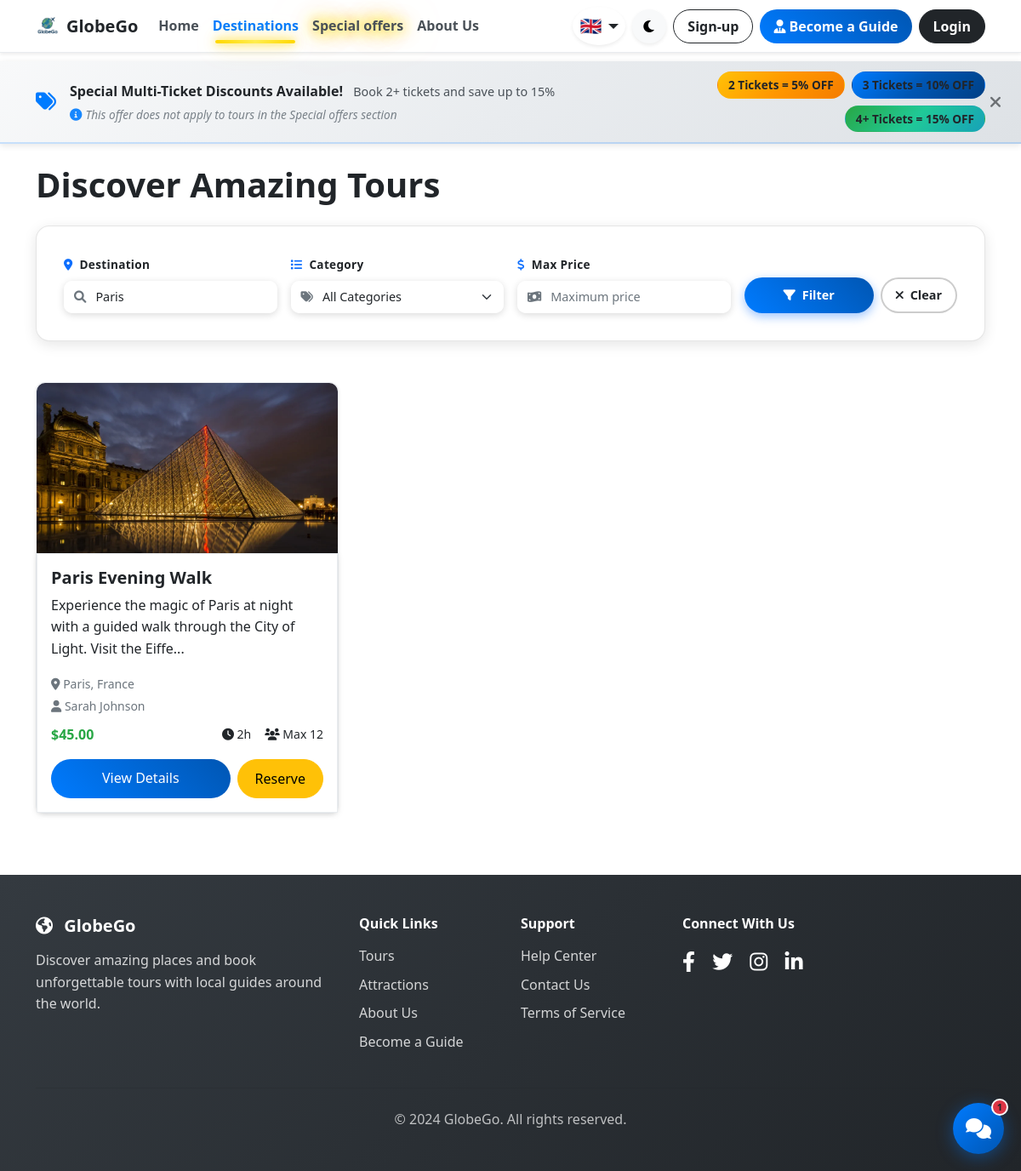
Page /tours.php?location=Paris on the committed database.
### tables this page shows
CREATE TABLE tours (
    id INT AUTO_INCREMENT PRIMARY KEY,
    guide_id INT NOT NULL,
    attraction_id INT,
    title VARCHAR(255) NOT NULL,
    description TEXT NOT NULL,
    price DECIMAL(10,2) NOT NULL,
    duration_hours INT NOT NULL,
    max_participants INT NOT NULL,
    meeting_point VARCHAR(255) NOT NULL,
    category VARCHAR(100),
    image_url VARCHAR(255),
    status ENUM('active', 'inactive', 'cancelled') DEFAULT 'active',
    created_at TIMESTAMP DEFAULT CURRENT_TIMESTAMP,
    updated_at TIMESTAMP DEFAULT CURRENT_TIMESTAMP ON UPDATE CURRENT_TIMESTAMP,
    FOREIGN KEY (guide_id) REFERENCES users(id) ON DELETE CASCADE,
    FOREIGN KEY (attraction_id) REFERENCES attractions(id) ON DELETE SET NULL,
    INDEX idx_guide_id (guide_id),
    INDEX idx_attraction_id (attraction_id),
    INDEX idx_status (status),
    INDEX idx_category (category)
);

CREATE TABLE users (
    id INT AUTO_INCREMENT PRIMARY KEY,
    email VARCHAR(255) UNIQUE NOT NULL,
    password VARCHAR(255) NOT NULL,
    first_name VARCHAR(100) NOT NULL,
    last_name VARCHAR(100) NOT NULL,
    role ENUM('tourist', 'guide', 'admin') NOT NULL DEFAULT 'tourist',
    phone VARCHAR(20),
    profile_image VARCHAR(255),
    bio TEXT,
    languages VARCHAR(255),
    verified BOOLEAN DEFAULT FALSE,
    status ENUM('active', 'suspended', 'pending') DEFAULT 'active',
    created_at TIMESTAMP DEFAULT CURRENT_TIMESTAMP,
    updated_at TIMESTAMP DEFAULT CURRENT_TIMESTAMP ON UPDATE CURRENT_TIMESTAMP,
    INDEX idx_email (email),
    INDEX idx_role (role),
    INDEX idx_status (status)
);

### controllers/BaseController.php (called while the page is built, shortened)
<?php
require_once __DIR__ . '/../config/config.php';
class BaseController
{
    public function __construct(PDO $db)
    {
        $this->db = $db;
    }
    protected function render(string $view, array $data = [], ?string $pageTitle = null): void
    {
        include __DIR__ . '/../includes/header.php';
        include __DIR__ . '/../views/' . $view . '.php';
        include __DIR__ . '/../includes/footer.php';
    }
}

### controllers/TourController.php (called while the page is built, shortened)
<?php
require_once __DIR__ . '/BaseController.php';
require_once __DIR__ . '/../classes/Tour.php';
class TourController extends BaseController
{
    public function index(): void
    {
        $tour = new Tour($this->db);
        $filters = [];
        if (!empty($_GET['location'])) {
            $filters['location'] = sanitize($_GET['location']);
        }
        $tours = $tour->getTours($filters);
        $this->render('tours/index', [
            'tours' => $tours,
            'filters' => $filters,
        ], 'Tours');
    }
}

### tours.php (called while the page is built)
<?php
require_once __DIR__ . '/config/config.php';
require_once __DIR__ . '/controllers/TourController.php';
$database = new Database();
$db = $database->getConnection();
$controller = new TourController($db);
$controller->index();

### config/config.php (called while the page is built, shortened)
<?php
function isLoggedIn() {
    return isset($_SESSION['user_id']);
}
function getUserRole() {
    return $_SESSION['user_role'] ?? null;
}
function isAdmin() {
    return getUserRole() === 'admin';
}
function sanitize($data) {
    return htmlspecialchars(strip_tags(trim($data)));
}
function formatPrice($price) {
    return '$' . number_format($price, 2);
}
?>

### classes/Tour.php (called while the page is built, shortened)
<?php
require_once __DIR__ . '/../config/config.php';
class Tour {
    private $conn;
    private $table_name = "tours";
    public function __construct($db) {
        $this->conn = $db;
    }
    public function getTours($filters = []) {
        $query = "SELECT t.*, u.first_name, u.last_name, u.profile_image, a.name as attraction_name,
                  COALESCE(a.location, t.meeting_point, 'Location not specified') as location
                  FROM " . $this->table_name . " t
                  LEFT JOIN users u ON t.guide_id = u.id
                  LEFT JOIN attractions a ON t.attraction_id = a.id
                  WHERE t.status = 'active'";
        $params = [];
        if (!empty($filters['location'])) {
            $query .= " AND (
                        COALESCE(LOWER(a.location), '') LIKE LOWER(:location)
                        OR LOWER(t.title) LIKE LOWER(:location)
                        OR LOWER(t.description) LIKE LOWER(:location)
                        OR LOWER(t.meeting_point) LIKE LOWER(:location)
                       )";
            $params[':location'] = '%' . trim($filters['location']) . '%';
        }
        $query .= " ORDER BY t.created_at DESC";
        $stmt = $this->conn->prepare($query);
        foreach ($params as $key => $value) {
            $stmt->bindValue($key, $value);
        }
        $stmt->execute();
        return $stmt->fetchAll(PDO::FETCH_ASSOC);
    }
}
?>

### views/tours/index.php (the view, shortened to what this page needs)
<div class="container mt-4">
    <div class="row">
        <div class="col-12">
            <h1 class="mb-4">Discover Amazing Tours</h1>
        </div>
    </div>
    <div class="row mb-5">
        <div class="col-12">
            <div class="filter-container">
                <form method="GET" action="" class="tour-filter-form">
                    <div class="row g-3 align-items-end">
                        <div class="col-md-3">
                            <label for="location" class="form-label fw-semibold mb-2">
                                <i class="fas fa-map-marker-alt me-2 text-primary"></i>Destination
                            </label>
                            <div class="input-group">
                                <span class="input-group-text bg-white border-end-0">
                                    <i class="fas fa-search text-muted"></i>
                                </span>
                                <input type="text" class="form-control border-start-0 ps-0" id="location" name="location"
                                       value="<?php echo $_GET['location'] ?? ''; ?>" placeholder="Where do you want to go?">
                            </div>
                        </div>
                        <div class="col-md-3">
                            <label for="category" class="form-label fw-semibold mb-2">
                                <i class="fas fa-list me-2 text-primary"></i>Category
                            </label>
                            <div class="input-group">
                                <span class="input-group-text bg-white border-end-0">
                                    <i class="fas fa-tags text-muted"></i>
                                </span>
                                <select class="form-select border-start-0 ps-0" id="category" name="category">
                                    <option value="">All Categories</option>
                                </select>
                            </div>
                        </div>
                        <div class="col-md-3">
                            <label for="max_price" class="form-label fw-semibold mb-2">
                                <i class="fas fa-dollar-sign me-2 text-primary"></i>Max Price
                            </label>
                            <div class="input-group">
                                <span class="input-group-text bg-white border-end-0">
                                    <i class="fas fa-money-bill-wave text-muted"></i>
                                </span>
                                <input type="number" class="form-control border-start-0 ps-0" id="max_price" name="max_price"
                                       value="<?php echo $_GET['max_price'] ?? ''; ?>" placeholder="Maximum price">
                            </div>
                        </div>
                        <div class="col-md-3">
                            <div class="d-flex gap-2">
                                <button type="submit" class="btn btn-primary flex-fill">
                                    <i class="fas fa-filter me-2"></i>Filter
                                </button>
                                <a href="tours.php" class="btn btn-outline-light">
                                    <i class="fas fa-times me-2"></i>Clear
                                </a>
                            </div>
                        </div>
                    </div>
                </form>
            </div>
        </div>
    </div>
    <div class="row">
        <?php if (empty($tours)): ?>
            <div class="col-12">
                <div class="alert alert-info text-center">
                    <h4>No tours found</h4>
                    <p>Try adjusting your filters or <a href="guide/create-tour.php">become a guide</a> to create the first tour!</p>
                </div>
            </div>
        <?php else: ?>
            <?php
            $tour_count = 0;
            foreach ($tours as $tour_item):
                $tour_count++;
                $is_hidden = $tour_count > 6 ? 'tour-item-hidden' : '';
            ?>
            <div class="col-lg-4 col-md-6 mb-4 tour-item <?php echo $is_hidden; ?>" data-tour-index="<?php echo $tour_count; ?>">
                <div class="card h-100 shadow-sm">
                    <?php
                    $tour_image_url = $tour_item['image_url'] ?: 'assets/images/default-tour.jpg';
                    if (!filter_var($tour_image_url, FILTER_VALIDATE_URL) && !empty($tour_image_url)) {
                        if (substr($tour_image_url, 0, 1) === '/') {
                            $tour_image_url = SITE_URL . $tour_image_url;
                        } else {
                            $tour_image_url = SITE_URL . '/' . ltrim($tour_image_url, '/');
                        }
                    }
                    ?>
                    <img src="<?php echo htmlspecialchars($tour_image_url); ?>"
                         class="card-img-top" alt="<?php echo htmlspecialchars($tour_item['title']); ?>" style="height: 200px; object-fit: cover;"
                         onerror="this.onerror=null; this.src='<?php echo SITE_URL; ?>/assets/images/default-tour.jpg';">
                    <div class="card-body d-flex flex-column">
                        <h5 class="card-title"><?php echo $tour_item['title']; ?></h5>
                        <p class="card-text flex-grow-1"><?php echo substr($tour_item['description'], 0, 100) . '...'; ?></p>
                        <div class="mb-2">
                            <small class="text-muted">
                                <i class="fas fa-map-marker-alt"></i> <?php echo !empty($tour_item['location']) ? htmlspecialchars($tour_item['location']) : 'Location not specified'; ?><br>
                                <i class="fas fa-user"></i> <?php echo $tour_item['first_name'] . ' ' . $tour_item['last_name']; ?>
                            </small>
                        </div>
                        <div class="d-flex justify-content-between align-items-center mb-3">
                            <span class="text-price fw-bold"><?php echo formatPrice($tour_item['price']); ?></span>
                            <small class="text-muted d-flex align-items-center gap-3">
                                <span><i class="fas fa-clock"></i> <?php echo $tour_item['duration_hours']; ?>h</span>
                                <span><i class="fas fa-users"></i> Max <?php echo $tour_item['max_participants']; ?></span>
                            </small>
                        </div>
                        <div class="d-flex gap-2">
                            <a href="tour-details.php?id=<?php echo $tour_item['id']; ?>" class="btn btn-primary flex-grow-1">View Details</a>
                            <?php if (!isAdmin()): ?>
                                <?php if (isLoggedIn() && isTourist()): ?>
                                    <a href="reserve-tour.php?id=<?php echo $tour_item['id']; ?>" class="btn btn-warning">Reserve</a>
                                <?php else: ?>
                                    <a href="auth/login.php?redirect=reserve-tour.php?id=<?php echo $tour_item['id']; ?>" class="btn btn-warning">Reserve</a>
                                <?php endif; ?>
                            <?php endif; ?>
                        </div>
                    </div>
                </div>
            </div>
            <?php endforeach; ?>
        <?php endif; ?>
    </div>
</div>

### assets/css/style.css (style rules this page uses)
:root { --primary-color: #007bff; --secondary-color: #6c757d; --success-color: #28a745; --danger-color: #dc3545; --warning-color: #ffc107; --info-color: #17a2b8; --light-color: #f8f9fa; --dark-color: #343a40; --text-color: #212529; --muted-text-color: #6c757d; }
body { font-family: 'Segoe UI', Tahoma, Geneva, Verdana, sans-serif; line-height: 1.6; color: var(--text-color); background-color: #ffffff; padding-top: 72px; user-select: none; -webkit-user-select: none; -moz-user-select: none; -ms-user-select: none; }
body:not(.dark) { background-color: #ffffff; color: #212529; }
body:not(.dark) h1, body:not(.dark) h2, body:not(.dark) h3, body:not(.dark) h4, body:not(.dark) h5, body:not(.dark) h6 { color: #212529; font-weight: 600; }
body:not(.dark) p, body:not(.dark) span, body:not(.dark) div, body:not(.dark) label { color: #212529; }
input, textarea, [contenteditable="true"], .selectable { user-select: text; -webkit-user-select: text; -moz-user-select: text; -ms-user-select: text; cursor: text; }
.card { border: none; border-radius: 10px; transition: transform 0.3s ease, box-shadow 0.3s ease; }
.card-img-top { border-radius: 10px 10px 0 0; }
.btn { border-radius: 25px; padding: 10px 20px; font-weight: 500; transition: all 0.3s ease; }
.btn-primary { background: linear-gradient(45deg, #007bff, #0056b3); border: none; }
body:not(.dark) .card, body:not(.dark) .card-body { background-color: #ffffff; color: #212529; border: 1px solid #e9ecef; box-shadow: 0 2px 8px rgba(0, 0, 0, 0.08); }
body:not(.dark) .text-muted { color: #6c757d !important; }
.form-control, .form-select { border-radius: 8px; border: 2px solid #e9ecef; transition: border-color 0.3s ease; background-color: #ffffff; color: #212529; }
body:not(.dark) .form-control, body:not(.dark) .form-select { background-color: #ffffff; color: #212529; border-color: #ced4da; }
body:not(.dark) .form-control::placeholder { color: #6c757d; }
.text-price, .price-text, .card .text-price, .card-body .text-price, body.dark .text-price, body.dark .card .text-price, body.dark .card-body .text-price, span.text-price { color: #28a745 !important; font-weight: 600; }
.fade-in { animation: fadeIn 0.5s ease-in; }

### views/tours/index.php (style rules this page uses)
.filter-container { background: #ffffff; border-radius: 16px; padding: 2rem; box-shadow: 0 4px 16px rgba(0, 0, 0, 0.1); border: 1px solid rgba(0, 0, 0, 0.1); overflow: visible; }
.tour-filter-form .form-label { color: #495057; font-size: 0.85rem; letter-spacing: 0.3px; margin-bottom: 0.5rem; font-weight: 600; }
body:not(.dark) .tour-filter-form .form-label { color: #212529 !important; }
.tour-filter-form .input-group { box-shadow: 0 2px 8px rgba(0, 0, 0, 0.15); border-radius: 10px; overflow: hidden; transition: all 0.3s ease; }
.tour-filter-form .input-group-text { border: none; padding: 0.5rem 0.75rem; font-size: 0.9rem; }
.tour-filter-form .form-control, .tour-filter-form .form-select { border: none; padding: 0.5rem 0.75rem; background-color: #fff; font-size: 0.9rem; transition: all 0.3s ease; color: #212529; }
.tour-filter-form .btn-primary { box-shadow: 0 4px 12px rgba(13, 110, 253, 0.4); transition: all 0.3s ease; font-weight: 600; padding: 0.5rem 1rem; font-size: 0.9rem; height: auto; }
.tour-filter-form .btn-outline-light { border: 2px solid rgba(0, 0, 0, 0.2); color: #212529; background-color: #ffffff; font-weight: 600; transition: all 0.3s ease; padding: 0.5rem 1rem; font-size: 0.9rem; height: auto; }

### rows in the picture
tours: image_url (picture), title "Paris Evening Walk", description "Experience the magic of Paris at night with a guided walk through the City of Light. Visit the Eiffe", location "Paris, France", guide.first_name "Sarah", guide.last_name "Johnson", price "$45.00", duration_hours "2", max_participants "12"

### other values in the picture
$item['text'] "Home"
$item['text'] "Destinations"
$item['text'] "Special offers"
$item['text'] "About Us"
Language::getLanguageFlag() "🇬🇧"
Language::t('nav.sign_up') "Sign-up"
Language::t('nav.become_guide') "Become a Guide"
Language::t('nav.login') "Login"
Language::t('home.discount_banner_title') "Special Multi-Ticket Discounts Available!"
Language::t('home.discount_banner_text') "Book 2+ tickets and save up to 15%"
Language::t('home.discount_banner_disclaimer') "This offer does not apply to tours in the Special offers section"
Language::t('home.tickets_2') "2 Tickets"
Language::t('home.tickets_3') "3 Tickets"
Language::t('home.tickets_4') "4+ Tickets"
Language::t('footer.description') "Discover amazing places and book unforgettable tours with local guides around the world."
